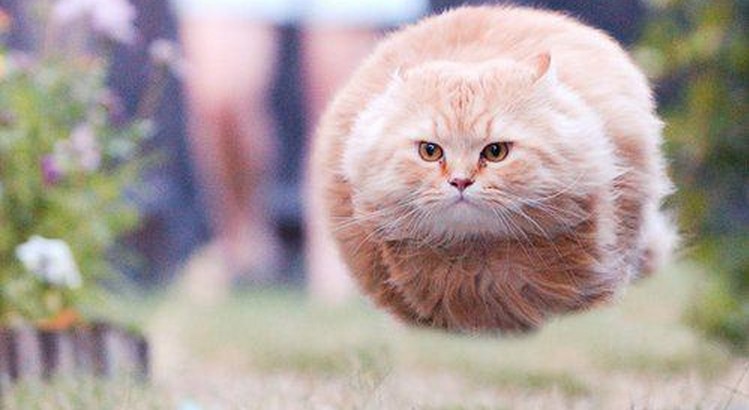
//> input picture cat.png, 749 x 410 px
$ ./emboss cat.png   (built with g++ and OpenCV 4)
//> lines starting //> are read from the running program, lines starting //| are printed output that depends on the picture
#include <iostream>
#include <opencv2/core/core.hpp>
#include <opencv2/imgproc/imgproc.hpp>
#include <opencv2/highgui/highgui.hpp>
using namespace cv;
using namespace std;

Mat image_orig;
Mat image_moved;


#define MAX_VALUE 256
int value = MAX_VALUE / 2;

const string windowName = "Result";
void onChange(int value, void *data);


int main(int argc, char *argv[])
{
  if (argc < 2)
  {
    cerr << "usage: en <file>" << endl;
    return -1;
  }
  image_orig = imread(argv[1]);
//> image_orig is the input picture: 410 rows x 749 cols, CV_8UC3; mean B, G, R 155.8, 159.2, 172.4
  if (!image_orig.data)
  {
      cerr << "no such file: " << argv[1] << endl;
    return -1;
  }

  Size size = image_orig.size();
//> size = Size(749, 410)
  namedWindow(windowName, CV_WINDOW_AUTOSIZE);
  const string trackBarName ="Alpha";
  createTrackbar(trackBarName, windowName, &value, MAX_VALUE, onChange,NULL);


  Point2f orig[3];
  orig[0] = Point2f(0,0);
  orig[1] = Point2f(1, 0);
  orig[2] = Point2f(0, 1);
  Point2f moved[3];
  moved[0] = Point2f(1, 1);
  moved[1] = Point2f(2, 1);
  moved[2] = Point2f(1, 2);
  Mat matrix = getAffineTransform(orig, moved);
  warpAffine(image_orig, image_moved, matrix, size, INTER_CUBIC);

  onChange(value, NULL);
  waitKey(0);
  image_orig.release();
  image_moved.release();
  return 0;
}


void onChange(int value, void *data){
//> called with value = 128
  double alpha = (double) value / MAX_VALUE;
  Mat grayImage = image_orig;
  cvtColor(image_orig, grayImage, CV_BGR2GRAY);
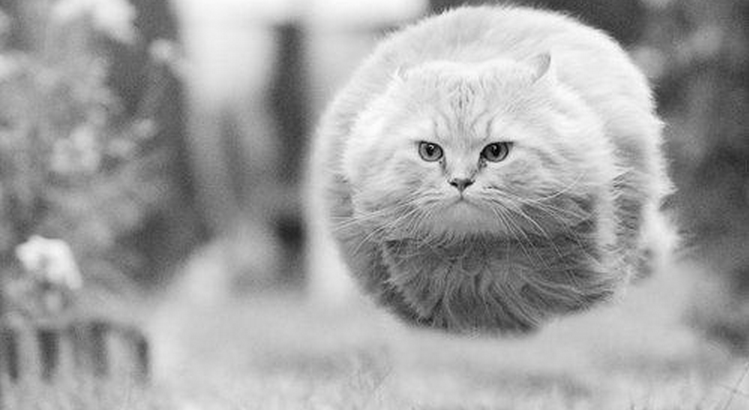
//> grayImage: 410 rows x 749 cols, CV_8UC1; min 0, max 253, mean 162.8
  image_orig.convertTo(image_orig, CV_32FC1);
//> image_orig: 410 rows x 749 cols, CV_32FC3
  image_moved.convertTo(image_moved, CV_32FC1);
//> image_moved: 410 rows x 749 cols, CV_32FC3
  grayImage.convertTo(grayImage, CV_32FC1);
//> grayImage: 410 rows x 749 cols, CV_32FC1
  Mat resultImage = (image_orig - image_moved) * alpha;
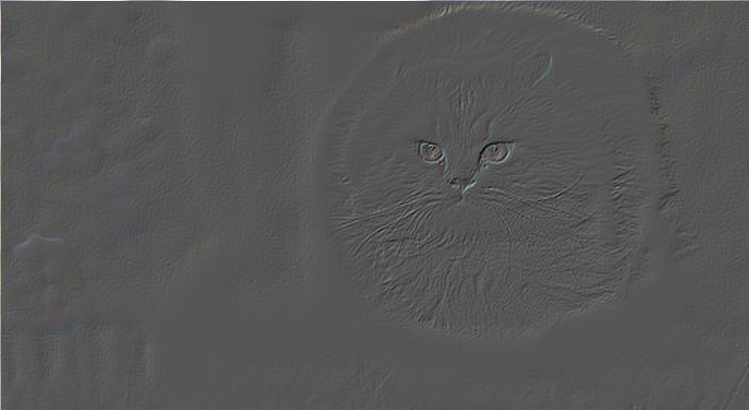
//> resultImage: 410 rows x 749 cols, CV_32FC3; mean B, G, R 0.3, 0.3, 0.3; drawn with min black and max white
  // Mat testImage = (image_orig - image_moved) * alpha + grayImage;
  resultImage.convertTo(resultImage, CV_8UC1);
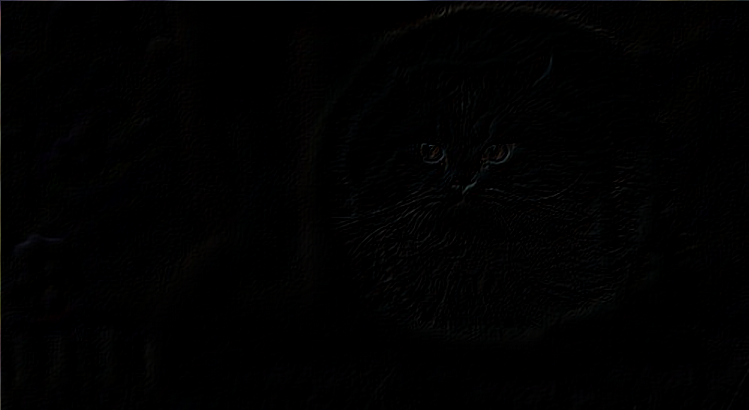
//> resultImage: 410 rows x 749 cols, CV_8UC3; mean B, G, R 1.4, 1.3, 1.4
  image_orig.convertTo(image_orig, CV_8UC1);
  image_moved.convertTo(image_moved, CV_8UC1);
  imshow(windowName, resultImage);
  resultImage.release();
}
